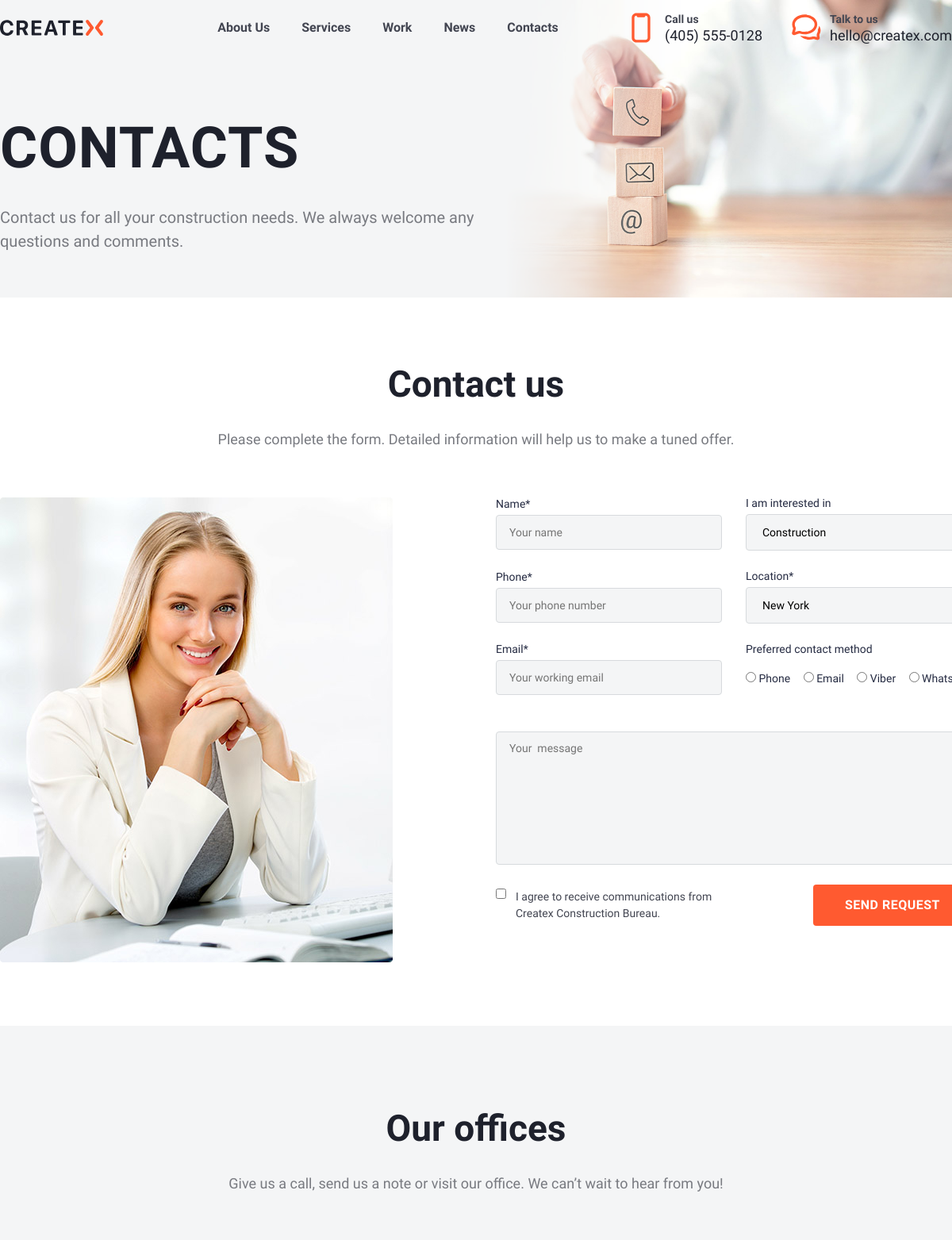
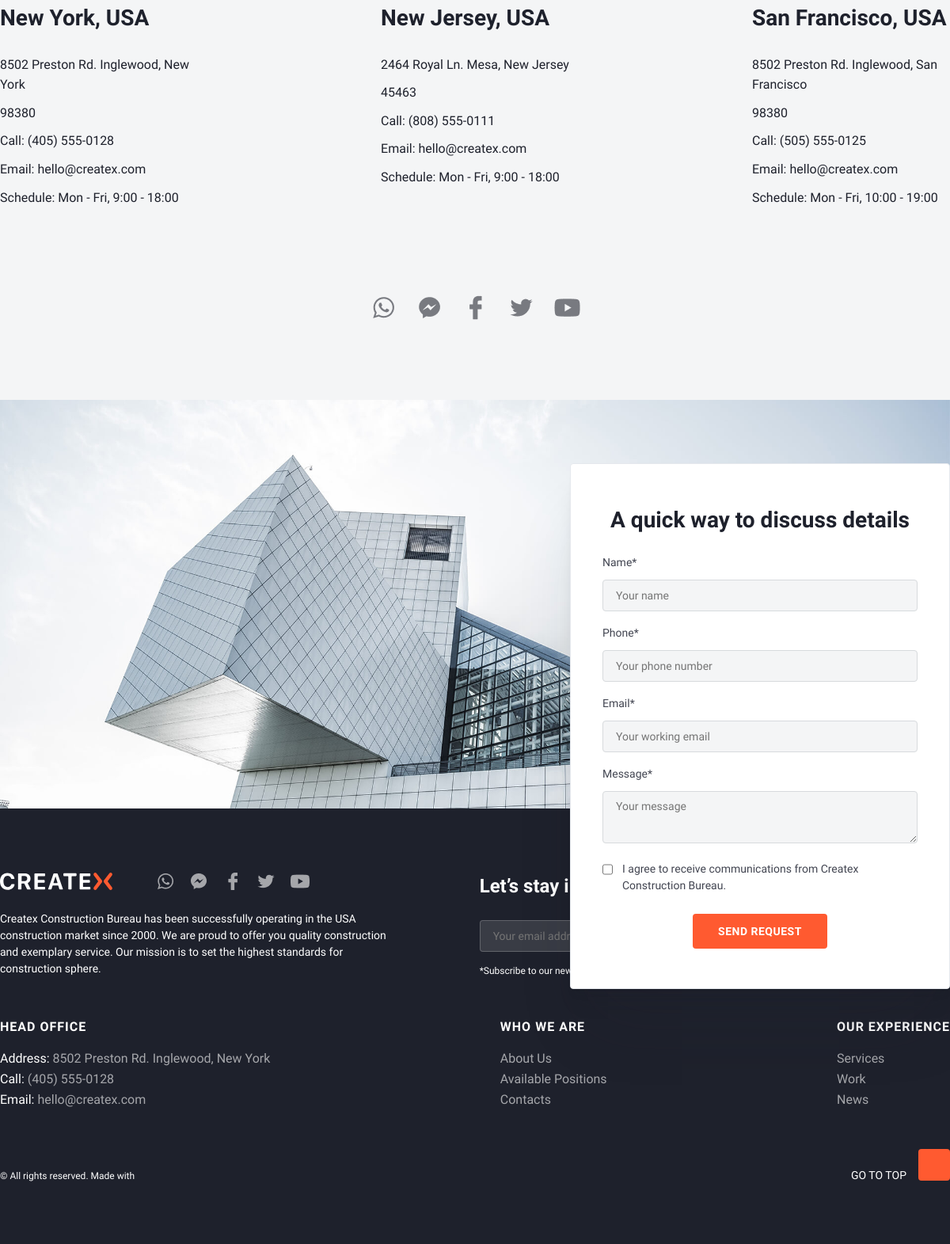
/contacts/, run on the app's committed database (2 pictures, top to bottom).
### createx/models.py (models this page shows, shortened)
class HeaderContent(models.Model):
    title = models.CharField(max_length=100, verbose_name='Заголовок')
    content = models.TextField(max_length=1000, verbose_name='Содержание')
    img = models.ImageField(upload_to="header/%Y/%m/%d/", verbose_name='Фотография')
    class Meta:
        verbose_name = "Заголовок страницы"
        verbose_name_plural = "Заголовоки страниц"

### aboutUs/models.py (models this page shows, shortened)
class OurOfficesModel(models.Model):
    listDayWork = [
        ("Monday", "Monday"),("Tuesday", "Tuesday"),("Wednesday", "Wednesday"),
        ("Thursday", "Thursday"),("Friday", "Friday"),("Saturday", "Saturday"),
        ("Sunday", "Sunday"),
    ]
    listTimeWork = [
        ("1", "1"),("2", "2"),("3", "3"),("4", "4"),("5", "5"),("6", "6"),("7", "7"),
        ("8", "8"), ("9", "9"), ("10", "10"), ("11", "11"), ("12", "12"), ("13", "13"), ("14", "14"),
        ("15", "15"), ("16", "16"), ("17", "17"), ("18", "18"), ("19", "19"), ("20", "20"), ("21", "21"),
        ("22", "22"), ("23", "23"), ("24", "24"), ("00", "00")
    ]
    nameOffice = models.CharField(max_length=50, verbose_name='Название офиса')
    country = models.CharField(max_length=50, verbose_name='Страна')
    city = models.CharField(max_length=50, verbose_name='Город')
    indexAdress = models.IntegerField(verbose_name='Индекс')
    street = models.CharField(max_length=100, verbose_name='Улица')
    callPhone = models.CharField(max_length=25, verbose_name='Номер телефона офиса')
    emailOffice = models.EmailField(max_length=50, verbose_name='E-mail офиса')
    dayStart = models.CharField(max_length=20,choices=listDayWork, verbose_name='Начало рабочей недели',default="Monday")
    dayStop = models.CharField(max_length=20,choices=listDayWork, verbose_name='Конец рабочей недели',default="Friday")
    timeStart = models.CharField(max_length=20,choices=listTimeWork, verbose_name='Начало рабочего дня', default="00")
    timeStop = models.CharField(max_length=20,choices=listTimeWork, verbose_name='Конец рабочего дня', default="00")
    def __str__(self):
        return f'{self.nameOffice}'
    class Meta:
        verbose_name = "Наш офис"
        verbose_name_plural = "Наши офисы"

class OurSocLinks(models.Model):
    name = models.CharField(max_length=100, verbose_name='Название соц сети')
    nameLink = models.CharField(max_length=100, verbose_name='Имя ссылки')
    link = models.URLField(max_length=1000, verbose_name='Ссылка')
    imgLink_1 = models.ImageField(upload_to="aboutUs/OurSocLinks/%Y/%m/%d/", verbose_name='Логотип соцсети 1')
    imgLink_2 = models.ImageField(upload_to="aboutUs/OurSocLinks/%Y/%m/%d/", verbose_name='Логотип соцсети 2')
    imgLink_2_hover = models.ImageField(upload_to="aboutUs/OurSocLinks/%Y/%m/%d/", verbose_name='Логотип соцсети 2 Hover')
    class Meta:
        verbose_name = "Ссылка в соцсети"
        verbose_name_plural = "Ссылки в соцсетях"

### contacts/views.py (the view)
# urls.py: path('',ContactsView.as_view(), name='contacts'),#Страница приложения contacts
class ContactsView(FormsMixin,TemplateView):
    template_name = 'contacts/contacts.html'
    def get_context_data(self, **kwargs):
        context = super().get_context_data(**kwargs)
        context['title'] = 'Страница контакты'
        context['header'] = HeaderContent.objects.get(title='CONTACTS')
        context['form'] = ContactsForm
        c_def = self.get_user_context()
        context = dict(list(context.items()) + list(c_def.items()))
        return context

### createx/templates/contacts/contacts.html (shortened to what this page needs)
{% extends "base.html" %}
{% load createx_tag %}
{% load static %}
{% block content %}
{% include 'include/headerContent.html' %}
<section class="contact_main_block">
	<div class="contact_block">
		<h2 class="h2_center_46 ">Contact us</h2>
		<p class="p_center_18_center">
			Please complete the form. Detailed information will help us to make a tuned offer.
		</p>
		<div class="main_form_block">
			<div>
				<img src="{% static 'img/contacts/image.jpg' %}" alt="Фото">
			</div>
			<div class="form_block">
				<form action="{% url 'AddContact' %}" method="post" class="form_contact">
					<div class="form_block_content">
						<div>
							<label for="{{form.name.id_for_label}}">Name*</label>
							{{form.name}}
						</div>
						<div>
							<label for="{{form.interesting.id_for_label}}">I am interested in</label>
							{{form.interesting}}
						</div>
					</div>
					<div class="form_block_content">
						<div>
							<label for="{{form.phoneNumberUser.id_for_label}}">Phone*</label>
							{{form.phoneNumberUser}}
						</div>
						<div>
							<label for="{{form.location.id_for_label}}">Location*</label>
							{{form.location}}
						</div>
					</div>
					<div class="form_block_content">
						<div class="form_block_left">
							<label for="{{form.userEmail.id_for_label}}">Email*</label>
							{{form.userEmail}}
						</div>
						<div class="form_block_right">
							<p>Preferred contact method</p>
							{{form.contact}}
						</div>
					</div>
					{{form.userMessage}}
					<div class="form_block_content">
						<div class="flex_checkbox_block_contact">
							{{form.userAgree}}
							<label for="id_userAgree" id="iAgree_label">I agree to receive communications from Createx Construction Bureau.</label>
						</div>
						<button type="submit" class="contact_submit">
							send request
						</button>
					</div>
				</form>
			</div>
		</div>
	</div>
</section>
<section class="offices_main_block">
	<div class="offices_block">
		{% OurOffices %}
	</div>
	<div class="find_us">
		{% get_soc_links as soc_links %}
		{% for c in soc_links %}
		<div class="block_first">
				<a href="#" ><img src="{{ c.imgLink_1.url}}" alt="фото" class="img_first"></a>
		</div>
		{% endfor %}
	</div>
</section>
{% endblock content %}

### createx/templates/base.html (shortened to what this page needs)
{% load bootstrap4 %}
{% load static %}
{% load createx_tag %}
<!DOCTYPE html>
<html lang="en">
<head>
	{% bootstrap_css %}
		<link rel="stylesheet" href="{% static 'css/min_style.css' %}">
		<link rel="stylesheet" href="{% static 'css/statick_style.css' %}">
		<link rel="stylesheet" href="{% static 'css/style.css' %}">
</head>
<body>
	<div class="wrapper">
		{% include 'include/header.html' %}
		<main class="main">
		{% block content %}
		{% endblock content %}
		</main>
		{% include 'include/discussFormBlock.html' %}
		{% include 'include/footer.html' %}
	</div>
</body>
</html>

### createx/templates/include/header.html
{% load static %}
<nav class="nav_block">
	<div class="nav_nav">
			<div class="nav_logo">
				<a href="{% url 'home' %}" target="_blank">
					<img src="{% static 'img/header/logo.svg' %}" alt="Лого">
				</a>
			</div>
			<div class="nav_navigation">
				<ul class="nav_list">
					<li class="nav_item"><a href="{% url 'aboutUs' %}" class="nav_link">About Us</a></li>
					<li class="nav_item"><a href="{% url 'services' %}" class="nav_link">Services</a></li>
					<li class="nav_item"><a href="{% url 'work' %}" class="nav_link">Work</a></li>
					<li class="nav_item"><a href="{% url 'news' %}" class="nav_link">News</a></li>
					<li class="nav_item"><a href="{% url 'contacts' %}" class="nav_link">Contacts</a></li>
				</ul>
			</div>
			<div class="nav_links_block">
					<div class="links_block">
						<div class="links_block_icon">
							<img src="{% static 'img/header/iPhone.svg' %}" alt="Фото">
						</div>
						<div class="links_block_link">
							<p class="block_link_title">Call us</p>
							<p><a href="tel:+(405) 555-0128" class="block_link_link">(405) 555-0128</a></p>
						</div>
					</div>
					<div class="links_block">
						<div class="links_block_icon">
							<img src="{% static 'img/header/Chat.svg' %}" alt="Фото">
						</div>
						<div class="links_block_link">
							<p class="block_link_title">Talk to us</p>
							<p><a href="mailto:hello@createx.com" class="block_link_link">hello@createx.com</a></p>
						</div>
					</div>
			</div>
	</div>
</nav>

### createx/templates/include/headerContent.html
{% load static %}
<section class="header_content_block">
		<div class="header_content">
			<div class="content_in_header">
				<h2 class="header_h2_title">{{header.title}}</h2>
				<p class="p_20">{{header.content}}</p>
			</div>
		</div>
		<div class="header_content_block_img">
			<img src="{{header.img.url}}" alt="Фон" class="header_content_block_img_bg">
		</div>
</section>

### createx/templates/createx/tags/OurOffices.html
<div class="block_content">
	<h2 class="h2_center_46 ">Our offices</h2>
	<p class="p_center_18_center">Give us a call, send us a note or visit our office. We can’t wait to hear from you!</p>
	<div class="flex_container_block">
		{% for office in offices %}
		<div class="panel_block offic_block">
			<h3 class="panel_h3_20">{{office.nameOffice}}, {{office.country}}</h3>
			<p class="panel_p_16_grey">{{office.street}}</p>
			<p class="panel_p_16_grey">{{office.indexAdress}}</p>
			<p class="panel_p_16_grey">Call: <a href="tel:+{{office.callPhone}}" class="link_office">{{office.callPhone}}</a></p>
			<p class="panel_p_16_grey">Email: <a href="mailto:{{office.emailOffice}}" class="link_office">{{office.emailOffice}}</a></p>
			<p class="panel_p_16_grey">Schedule: {{office.dayStart|slice:3}} - {{office.dayStop|slice:3}}, {{office.timeStart}}:00 - {{office.timeStop}}:00</p>
		</div>
		{% endfor %}
	</div>
</div>

### createx/templates/include/discussFormBlock.html (shortened to what this page needs)
{% load static %}
<div class="discuss_block">
	<div class="discuss_block_form">
		<div class="block_form_discuss">
			<h2 class="h2_center_28_pb">A quick way to discuss details</h2>
			<form action="{% url 'addDiscuss' %}" method="post" name="discuss" id="discuss_form" class="discuss_form">
				<label for="{{DiscussForUserForm.userName.id_for_label}}">Name*</label>
				{{DiscussForUserForm.userName}}
				<label for="{{DiscussForUserForm.phoneNumberUser.id_for_label}}">Phone*</label>
				{{DiscussForUserForm.phoneNumberUser}}
				<label for="{{DiscussForUserForm.emailUser.id_for_label}}">Email*</label>
				{{DiscussForUserForm.emailUser}}
				<label for="{{DiscussForUserForm.discussContent.id_for_label}}">Message*</label>
				{{DiscussForUserForm.discussContent}}
				<div class="flex_checkbox_block">
					{{DiscussForUserForm.userAgree}}
					<label for="{{DiscussForUserForm.userAgree.id_for_label}}" id="iAgree_label">I agree to receive communications from Createx Construction Bureau.</label>
				</div>
				<div class="submit_btn">
					<button type="submit" class="submit_discuss" disabled>send request</button>
				</div>
			</form>
		</div>
	</div>
	<div class="discuss_block_img">
		<img src="{% static 'img/discuss/discuss_bg.jpg' %}" alt="Фон" class="discuss_block_img_bg">
	</div>
</div>

### createx/templates/include/footer.html (shortened to what this page needs)
{% load static %}
{% load createx_tag %}
<div class="footer_block">
	<footer class="footer_block_content">
		<div class="footer_header_block">
			<div class="footer_header_left">
				<div class="footer_logo_Links">
					<div class="footer_logo">
						<a href="{% url 'home' %}">
							<img src="{% static 'img/footer/logo.svg' %}" alt="Лого">
						</a>
					</div>
					<div class="footer_social_links">
						{% get_soc_links as soc_links %}
						{% for c in soc_links %}
						<a href="#"><img src="{{ c.imgLink_2_hover.url}}" alt="фото"></a>
						{% endfor %}
					</div>
				</div>
				<p class="footer_content">
					Createx Construction Bureau has been successfully operating in the USA construction market since 2000. We are proud to
					offer you quality construction and exemplary service. Our mission is to set the highest standards for construction
					sphere.
				</p>
			</div>
			<div class="footer_header_right">
				<h2 class="footer_header_right_h2">
					Let’s stay in touch
				</h2>
				<form action="{% url 'addUserSubscribe' %}" class="subscribe_form" method="post" name="subscribe_form" id="subscribe_form">
					<p>*Subscribe to our newsletter to receive communications and early updates from Createx Construction Bureau.</p>
				</form>
			</div>
		</div>
		<div class="footer_center_block">
			<div class="center_block_left">
				<p class="footer_p_uppercase">HEAD OFFICE</p>
				<ul class="footer_link_list">
					<li class="footer_link_item">Address: <a href="#" class="footer_link"> 8502 Preston Rd. Inglewood, New York</a></li>
					<li class="footer_link_item">Call: <a href="tel:+(405) 555-0128" class="footer_link"> (405) 555-0128</a></li>
					<li class="footer_link_item">Email: <a href="mailto:hello@createx.com" class="footer_link"> hello@createx.com</a></li>
				</ul>
			</div>
			<div class="center_block_center">
				<p class="footer_p_uppercase">WHO WE ARE</p>
				<ul class="footer_link_list">
					<li class="footer_link_item"><a href="{% url 'aboutUs' %}" class="footer_link">About Us</a></li>
					<li class="footer_link_item"><a href="{% url 'avaliablePositions' %}" class="footer_link">Available Positions</a></li>
					<li class="footer_link_item"><a href="{% url 'contacts' %}" class="footer_link">Contacts</a></li>
				</ul>
			</div>
			<div class="center_block_right">
				<p class="footer_p_uppercase">OUR EXPERIENCE</p>
				<ul class="footer_link_list">
					<li class="footer_link_item"><a href="{% url 'services' %}" class="footer_link">Services</a></li>
					<li class="footer_link_item"><a href="{% url 'work' %}" class="footer_link">Work</a></li>
					<li class="footer_link_item"><a href="{% url 'news' %}" class="footer_link">News</a></li>
				</ul>
			</div>
		</div>
		<div class="footer_bottom_block">
			<div class="bottom_block_left">
				<p class="rights_reserved">© All rights reserved. Made with</p>
			</div>
			<div class="bottom_block_right">
				<span class="btnTitle_goToTop">GO TO TOP</span>
				<button class="goToTop"><img src="{% static 'img/footer/Up-chevron.png' %}" alt=""></button>
			</div>
		</div>
	</footer>
</div>

### data on the page
HeaderContent: title "CONTACTS", content "Contact us for all your construction needs. We always welcome any questions and comments.", img (picture)
OurOfficesModel: nameOffice "New York", country "USA", street "8502 Preston Rd. Inglewood, New York", indexAdress "98380", callPhone "(405) 555-0128", emailOffice "hello@createx.com", dayStart "Mon", dayStop "Fri", timeStart "9", timeStop "18"
OurOfficesModel: nameOffice "New Jersey", country "USA", street "2464 Royal Ln. Mesa, New Jersey", indexAdress "45463", callPhone "(808) 555-0111", emailOffice "hello@createx.com", dayStart "Mon", dayStop "Fri", timeStart "9", timeStop "18"
OurOfficesModel: nameOffice "San Francisco", country "USA", street "8502 Preston Rd. Inglewood, San Francisco", indexAdress "98380", callPhone "(505) 555-0125", emailOffice "hello@createx.com", dayStart "Mon", dayStop "Fri", timeStart "10", timeStop "19"
OurSocLinks: imgLink_1 (picture), imgLink_2_hover (picture)
OurSocLinks: imgLink_1 (picture), imgLink_2_hover (picture)
OurSocLinks: imgLink_1 (picture), imgLink_2_hover (picture)
OurSocLinks: imgLink_1 (picture), imgLink_2_hover (picture)
OurSocLinks: imgLink_1 (picture), imgLink_2_hover (picture)
